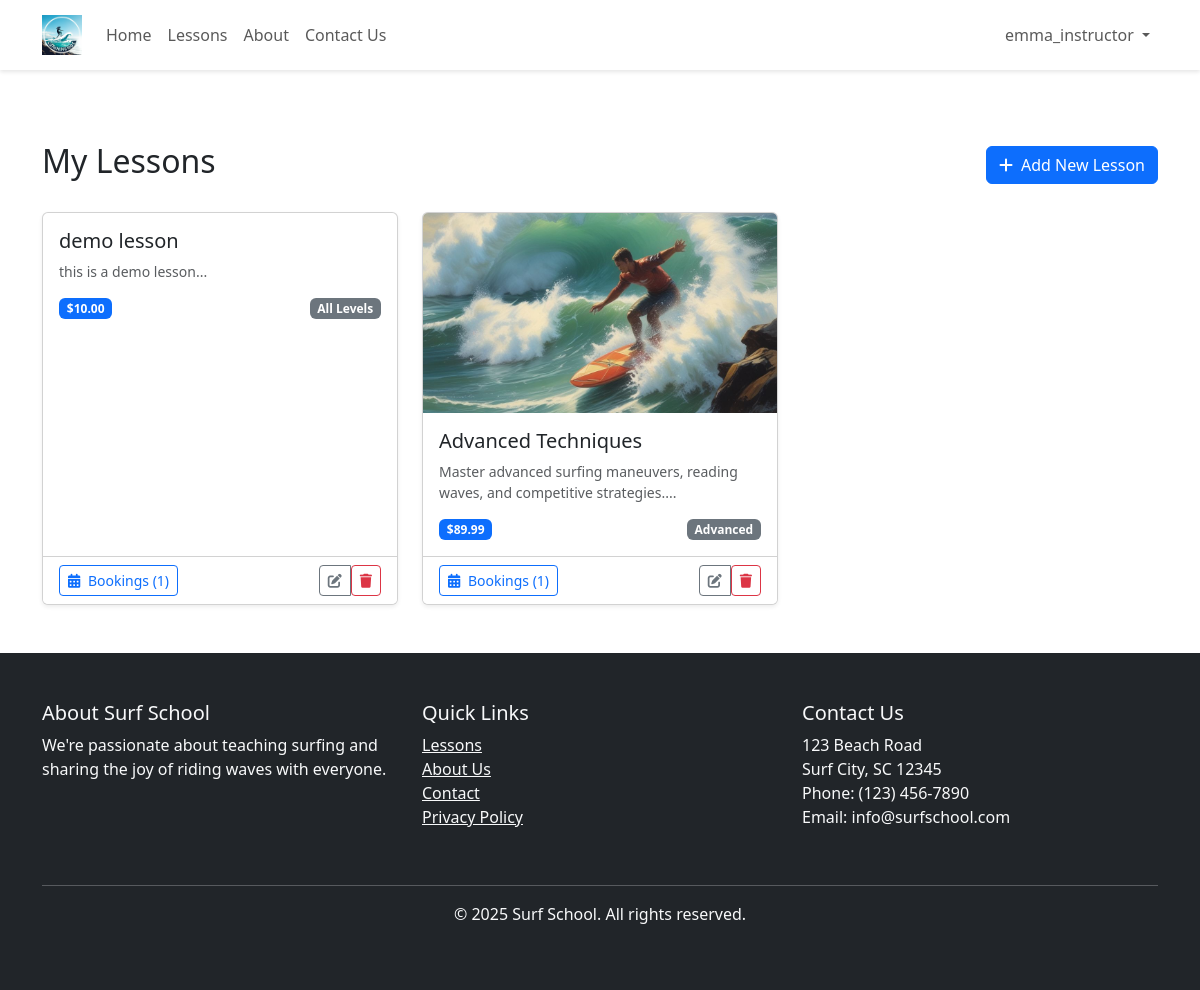
/instructor/my-lessons.php (signed in), run on the app's committed database.
### tables this page shows
CREATE TABLE IF NOT EXISTS `lessons` (
  `id` int NOT NULL AUTO_INCREMENT,
  `title` varchar(255) NOT NULL,
  `description` text NOT NULL,
  `price` decimal(10,2) NOT NULL,
  `instructor_id` int NOT NULL,
  `level` varchar(50) NOT NULL DEFAULT 'Beginner',
  `duration` int NOT NULL DEFAULT '60',
  `max_students` int NOT NULL DEFAULT '5',
  `lesson_image` varchar(255) DEFAULT NULL,
  `is_active` tinyint(1) DEFAULT '1',
  `created_at` timestamp NULL DEFAULT CURRENT_TIMESTAMP,
  PRIMARY KEY (`id`),
  KEY `instructor_id` (`instructor_id`),
  CONSTRAINT `lessons_ibfk_1` FOREIGN KEY (`instructor_id`) REFERENCES `users` (`id`) ON DELETE RESTRICT
);

### instructor/my-lessons.php (the view, shortened to what this page needs)
<?php
require_once '../config/database.php';
$stmt = $pdo->prepare("
    SELECT l.*,
           COUNT(b.id) as booking_count,
           GROUP_CONCAT(DISTINCT b.booking_date ORDER BY b.booking_date ASC) as upcoming_dates
    FROM lessons l
    LEFT JOIN bookings b ON l.id = b.lesson_id AND b.booking_date >= CURDATE()
    WHERE l.instructor_id = ?
    GROUP BY l.id
    ORDER BY l.created_at DESC
");
$stmt->execute([$_SESSION['user_id']]);
$lessons = $stmt->fetchAll();
include '../includes/header.php';
include '../includes/navbar.php';
?>
<div class="container mt-5 pt-4">
    <div class="row">
        <div class="col-12">
            <div class="d-flex justify-content-between align-items-center mb-4">
                <h2>My Lessons</h2>
                <a href="add-lesson.php" class="btn btn-primary">
                    <i class="fas fa-plus me-2"></i>Add New Lesson
                </a>
            </div>
            <?php if (empty($lessons)): ?>
                <div class="card">
                    <div class="card-body text-center py-5">
                        <i class="fas fa-book fa-3x text-muted mb-3"></i>
                        <h5>No Lessons Found</h5>
                        <p class="text-muted">You haven't created any lessons yet.</p>
                        <a href="add-lesson.php" class="btn btn-primary">Create Your First Lesson</a>
                    </div>
                </div>
            <?php else: ?>
                <div class="row g-4">
                    <?php foreach ($lessons as $lesson): ?>
                        <div class="col-md-6 col-lg-4">
                            <div class="card h-100 shadow-sm">
                                <?php if ($lesson['lesson_image']): ?>
                                    <img src="/uploads/lesson_images/<?php echo htmlspecialchars($lesson['lesson_image']); ?>"
                                        class="card-img-top"
                                        style="height: 200px; object-fit: cover;"
                                        alt="<?php echo htmlspecialchars($lesson['title']); ?>">
                                <?php endif; ?>
                                <div class="card-body">
                                    <h5 class="card-title"><?php echo htmlspecialchars($lesson['title']); ?></h5>
                                    <p class="card-text text-muted small">
                                        <?php echo substr(htmlspecialchars($lesson['description']), 0, 100) . '...'; ?>
                                    </p>
                                    <div class="d-flex justify-content-between align-items-center">
                                        <span class="badge bg-primary">$<?php echo number_format($lesson['price'], 2); ?></span>
                                        <span class="badge bg-secondary"><?php echo htmlspecialchars($lesson['level']); ?></span>
                                    </div>
                                </div>
                                <div class="card-footer bg-white">
                                    <div class="d-flex justify-content-between align-items-center">
                                        <a href="view-bookings.php?lesson_id=<?php echo $lesson['id']; ?>"
                                            class="btn btn-outline-primary btn-sm">
                                            <i class="fas fa-calendar-alt me-1"></i>
                                            Bookings (<?php echo $lesson['booking_count']; ?>)
                                        </a>
                                        <div class="btn-group">
                                            <a href="edit-lesson.php?id=<?php echo $lesson['id']; ?>"
                                                class="btn btn-outline-secondary btn-sm">
                                                <i class="fas fa-edit"></i>
                                            </a>
                                            <form action="" method="POST" class="d-inline"
                                                onsubmit="return confirm('Are you sure you want to delete this lesson?');">
                                                <button type="submit" name="delete_lesson"
                                                    class="btn btn-outline-danger btn-sm">
                                                    <i class="fas fa-trash"></i>
                                                </button>
                                            </form>
                                        </div>
                                    </div>
                                </div>
                            </div>
                        </div>
                    <?php endforeach; ?>
                </div>
            <?php endif; ?>
        </div>
    </div>
</div>
<?php include '../includes/footer.php'; ?>

### includes/header.php (style rules this page uses)
:root { --navbar-height: 70px; }
body { padding-top: var(--navbar-height); }

### data on the page
lessons: title "demo lesson", description "this is a demo lesson", price "10.00", level "All Levels", booking_count "1"
lessons: lesson_image (picture), title "Advanced Techniques", description "Master advanced surfing maneuvers, reading waves, and competitive strategies.", price "89.99", level "Advanced", booking_count "1"

### other printed values
$_SESSION['username'] "emma_instructor"
